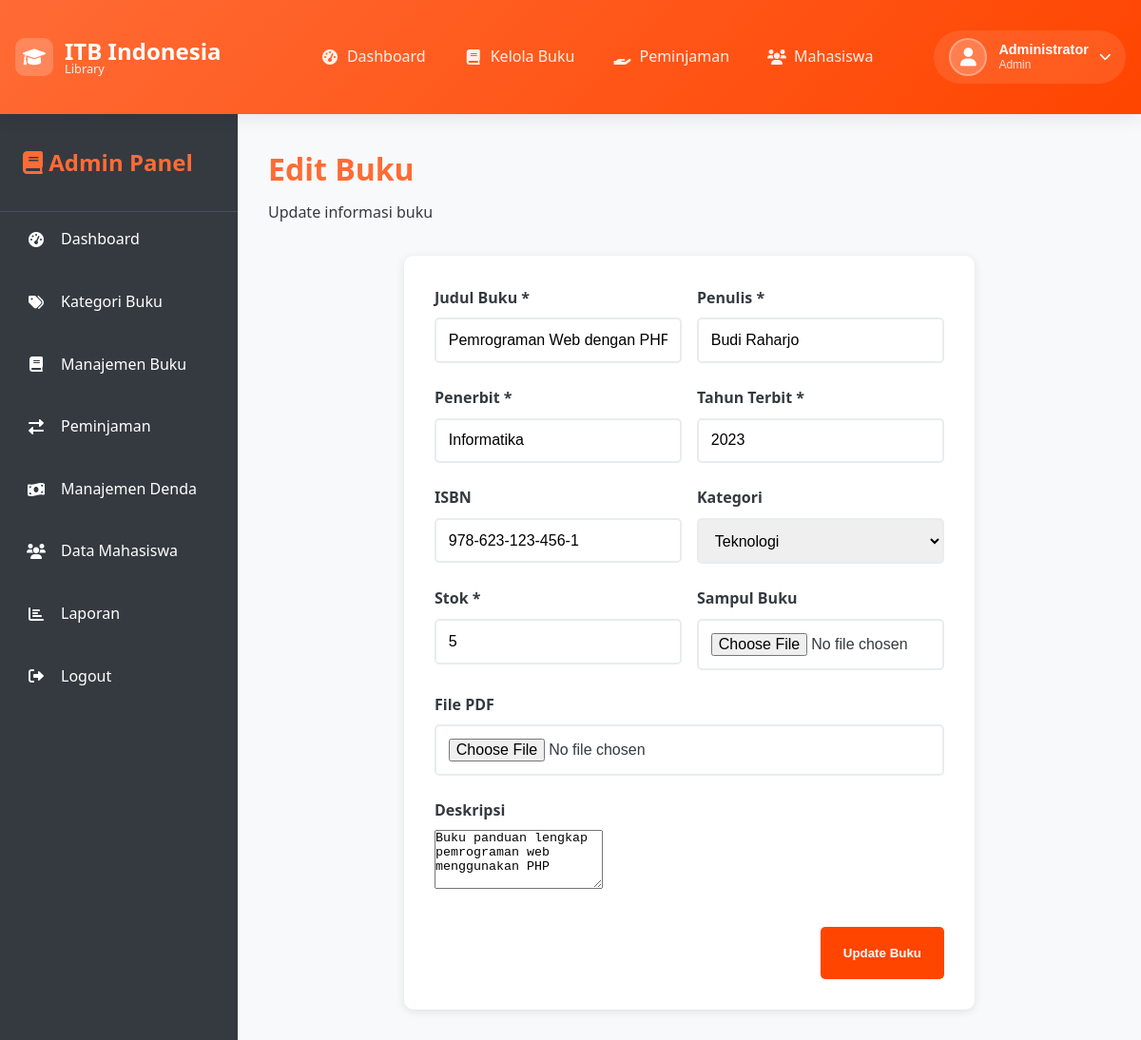
/admin/edit_buku.php?id=1 (signed in), run on the app's committed database.
### tables this page shows
CREATE TABLE buku (
    id INT AUTO_INCREMENT PRIMARY KEY,
    judul VARCHAR(255) NOT NULL,
    penulis VARCHAR(100) NOT NULL,
    penerbit VARCHAR(100) NOT NULL,
    tahun_terbit YEAR NOT NULL,
    isbn VARCHAR(20),
    kategori_id INT,
    stok INT NOT NULL DEFAULT 0,
    file_pdf VARCHAR(255),
    sampul VARCHAR(255),
    deskripsi TEXT,
    created_at TIMESTAMP DEFAULT CURRENT_TIMESTAMP,
    FOREIGN KEY (kategori_id) REFERENCES kategori(id)
);

CREATE TABLE kategori (
    id INT AUTO_INCREMENT PRIMARY KEY,
    nama_kategori VARCHAR(50) NOT NULL,
    deskripsi TEXT
);

### admin/edit_buku.php (the view, shortened to what this page needs)
<?php
include '../includes/config.php';
$id = $_GET['id'] ?? 0;
$sql = "SELECT * FROM buku WHERE id = ?";
$stmt = $pdo->prepare($sql);
$stmt->execute([$id]);
$buku = $stmt->fetch();
$kategori = $pdo->query("SELECT * FROM kategori")->fetchAll();
?>
<!DOCTYPE html>
<html lang="id">
<head>
    <link rel="stylesheet" href="../assets/css/style.css">
    <link rel="stylesheet" href="../assets/css/dashboard.css">
    <link href="https://cdnjs.cloudflare.com/ajax/libs/font-awesome/6.0.0/css/all.min.css" rel="stylesheet">
</head>
<body>
    <?php include '../includes/header.php'; ?>
    <div class="dashboard-container">
        <?php include 'sidebar.php'; ?>
        <main class="dashboard-main">
            <div class="dashboard-header">
                <h1>Edit Buku</h1>
                <p>Update informasi buku</p>
            </div>
            <div class="form-container">
                <form method="POST" enctype="multipart/form-data">
                    <div class="form-row">
                        <div class="form-group">
                            <label for="judul">Judul Buku *</label>
                            <input type="text" name="judul" id="judul" value="<?= htmlspecialchars($buku['judul']) ?>" required>
                        </div>
                        <div class="form-group">
                            <label for="penulis">Penulis *</label>
                            <input type="text" name="penulis" id="penulis" value="<?= htmlspecialchars($buku['penulis']) ?>" required>
                        </div>
                    </div>
                    <div class="form-row">
                        <div class="form-group">
                            <label for="penerbit">Penerbit *</label>
                            <input type="text" name="penerbit" id="penerbit" value="<?= htmlspecialchars($buku['penerbit']) ?>" required>
                        </div>
                        <div class="form-group">
                            <label for="tahun_terbit">Tahun Terbit *</label>
                            <input type="number" name="tahun_terbit" id="tahun_terbit"
                                   value="<?= $buku['tahun_terbit'] ?>" min="1900" max="<?= date('Y') ?>" required>
                        </div>
                    </div>
                    <div class="form-row">
                        <div class="form-group">
                            <label for="isbn">ISBN</label>
                            <input type="text" name="isbn" id="isbn" value="<?= htmlspecialchars($buku['isbn']) ?>">
                        </div>
                        <div class="form-group">
                            <label for="kategori_id">Kategori</label>
                            <select name="kategori_id" id="kategori_id" required>
                                <?php foreach($kategori as $k): ?>
                                    <option value="<?= $k['id'] ?>" <?= $buku['kategori_id'] == $k['id'] ? 'selected' : '' ?>>
                                        <?= $k['nama_kategori'] ?>
                                    </option>
                                <?php endforeach; ?>
                            </select>
                        </div>
                    </div>
                    <div class="form-row">
                        <div class="form-group">
                            <label for="stok">Stok *</label>
                            <input type="number" name="stok" id="stok" value="<?= $buku['stok'] ?>" min="0" required>
                        </div>
                        <div class="form-group">
                            <label for="sampul">Sampul Buku</label>
                            <input type="file" name="sampul" id="sampul" accept="image/*">
                        </div>
                    </div>
                    <div class="form-group">
                        <label for="file_pdf">File PDF</label>
                        <input type="file" name="file_pdf" id="file_pdf" accept=".pdf">
                    </div>
                    <div class="form-group">
                        <label for="deskripsi">Deskripsi</label>
                        <textarea name="deskripsi" id="deskripsi" rows="4"><?= htmlspecialchars($buku['deskripsi']) ?></textarea>
                    </div>
                    <div class="form-actions">
                        <a href="buku.php" class="btn btn-secondary">Kembali</a>
                        <button type="submit" name="update_buku" class="btn btn-primary">Update Buku</button>
                    </div>
                </form>
            </div>
        </main>
    </div>
</body>
</html>

### assets/css/style.css (style rules this page uses)
:root { --primary: #FF6B35; --secondary: #FFA500; --accent: #FF4500; --white: #FFFFFF; --light: #F8F9FA; --dark: #343A40; --success: #28A745; --danger: #DC3545; --warning: #FFC107; --info: #17A2B8; }
* { margin: 0; padding: 0; box-sizing: border-box; }
body { font-family: 'Segoe UI', Tahoma, Geneva, Verdana, sans-serif; line-height: 1.6; color: var(--dark); background-color: var(--light); }
.btn { display: inline-block; padding: 0.8rem 1.5rem; border: none; border-radius: 5px; text-decoration: none; font-weight: 600; cursor: pointer; transition: all 0.3s ease; text-align: center; }
.btn-primary { background: var(--accent); color: var(--white); }
.btn-secondary { background: transparent; color: var(--white); border: 2px solid var(--white); }
.form-group { margin-bottom: 1.5rem; }
.form-group label { display: block; margin-bottom: 0.5rem; font-weight: 600; color: var(--dark); }
.form-group input, .form-group select { width: 100%; padding: 0.8rem; border: 2px solid #E9ECEF; border-radius: 5px; font-size: 1rem; transition: border-color 0.3s; }

### assets/css/dashboard.css (style rules this page uses)
.dashboard-container { display: flex; min-height: calc(100vh - 140px); }
.dashboard-main { flex: 1; padding: 2rem; background: var(--light); }
.dashboard-header { margin-bottom: 2rem; }
.dashboard-header h1 { color: var(--primary); margin-bottom: 0.5rem; }
.form-container { background: var(--white); padding: 2rem; border-radius: 10px; box-shadow: 0 2px 10px rgba(0,0,0,0.1); max-width: 600px; margin: 0 auto; }
.form-row { display: grid; grid-template-columns: 1fr 1fr; gap: 1rem; }
.form-actions { display: flex; gap: 1rem; justify-content: flex-end; margin-top: 2rem; }

### data on the page
buku: judul "Pemrograman Web dengan PHP", penulis "Budi Raharjo", penerbit "Informatika", tahun_terbit "2023", isbn "978-623-123-456-1", kategori_id "Teknologi", stok "5", deskripsi "Buku panduan lengkap pemrograman web menggunakan PHP"

### other printed values
$user_name "Administrator"
$current_role "Admin"
